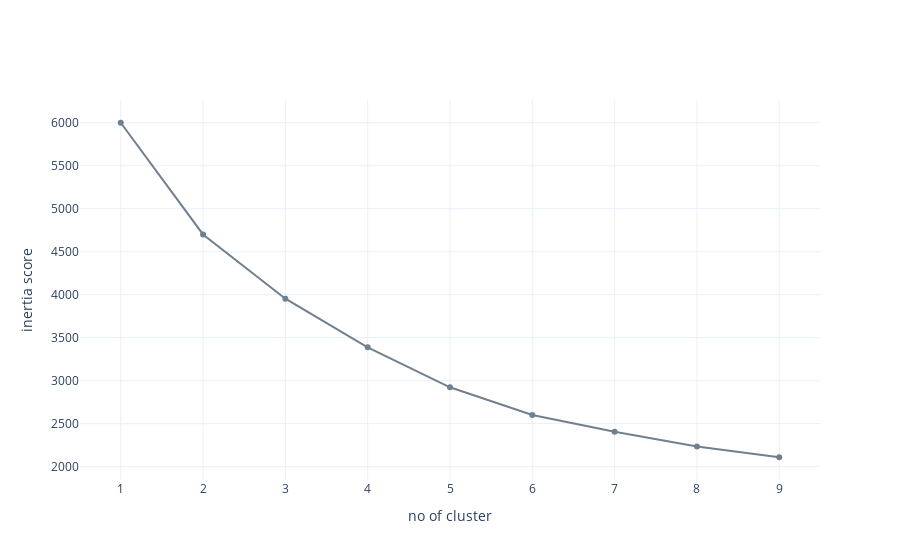

This figure's notebook cell:
### Code cell
# Select features which arnt categorical, mainly not landcover
selectedFeatures = ["distance","heading","elevation","slope","aspect","CHILI"]
clusterFeat(df=cc, feat = selectedFeatures, nClust = 4)

# Assess best option : elbow plot
inertiaScores = []
for i in range(1,21):
    model = clusterFeat(df = cc, feat = selectedFeatures, nClust = i)
    inertiaScores.append(model.inertia_)

fig = go.Figure()
fig.add_trace(go.Scatter(
    x = np.arange(1,10),
    y = inertiaScores,
    mode = "lines+markers",
    line = dict(color = "slategray")
))
fig.update_layout(xaxis_title = "no of cluster", yaxis_title = "inertia score", template = "plotly_white")
fig.show()

### Figure 1 — Plotly figure (JSON) as saved in the notebook; plotly's stock layout.template omitted (floating-point values rounded to 4 significant figures)
{"data": [{"line": {"color": "slategray"}, "mode": "lines+markers", "type": "scatter", "x": [1, 2, 3, 4, 5, 6, 7, 8, 9], "y": [6000.0, 4701.0, 3954.0, 3388.0, 2923.0, 2600.0, 2406.0, 2234.0, 2109.0, 2005.0, 1917.0, 1836.0, 1754.0, 1697.0, 1653.0, 1601.0, 1557.0, 1514.0, 1462.0, 1434.0]}], "layout": {"xaxis": {"title": {"text": "no of cluster"}}, "yaxis": {"title": {"text": "inertia score"}}}}
